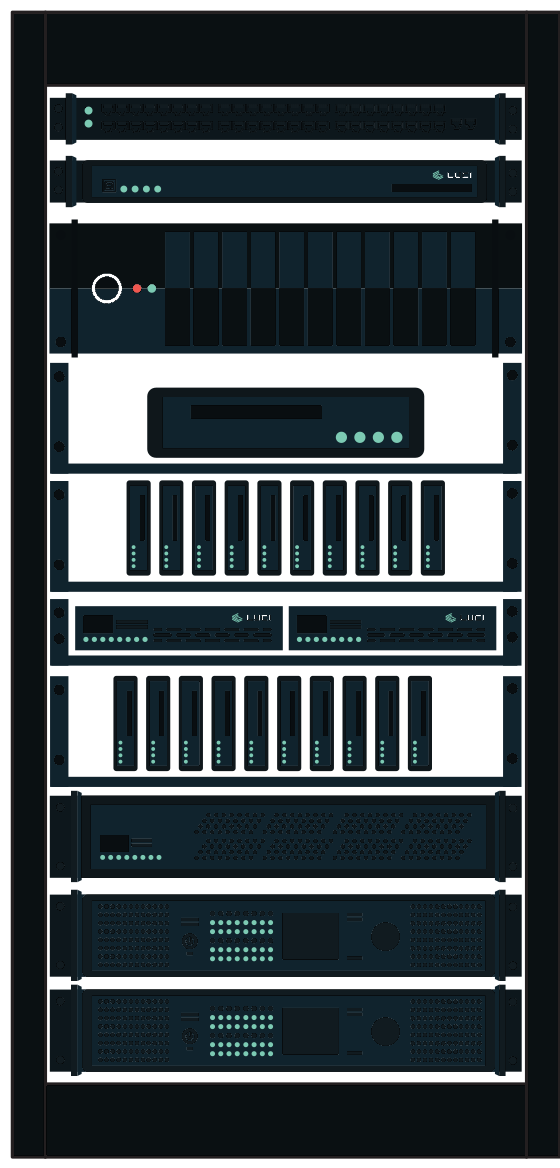
#> input picture LUCI Systems Design System/ui_kits/review/assets/diagrams/rack.png, 560 x 1168 px, found by its file name
$ python _bake_arch.py
#> lines starting #> are read from the running program, lines starting #| are printed output that depends on the picture; after the words box and inside, x2 and y2 are one past the last pixel; in counts of white or black regions, pixels touching at a corner belong together
#!/usr/bin/env python3
"""Bake the approved deck layout into the canonical system-architecture diagram,
and create a matching dark canonical variant.

The deck render (_arch_render.py) previously applied these layout fixes as string
replacements at render time, leaving the canonical SVG untouched. Now that the
layout is approved, we bake it into the canonical so every consumer (hub viewer,
sales docs, website) gets the same geometry, and we add a dark canonical variant
for navy surfaces.

Inputs/outputs (all in assets/diagrams/):
  reads:   luci-system-architecture.svg  (original light, 1440 wide, original layout)
           rack.png                      (canonical rack art)
  writes:  luci-system-architecture.svg       (light, baked layout, 1500 wide)  [in place]
           luci-system-architecture.dark.svg  (dark, baked layout, transparent, self-contained)
           luci-system-architecture.png       (light, RGB, 1500x1024 @3x)
           luci-system-architecture.dark.png  (dark, RGBA, 1500x1024 @3x)
           rack.dark.png                      (steel-navy rack on transparent, for the dark embed)
"""
import re, base64, subprocess, time, pathlib, sys
import numpy as np
from PIL import Image, ImageFilter

DG = pathlib.Path(__file__).resolve().parent.parent.parent / "assets" / "diagrams"
CANON_PATH = DG / "luci-system-architecture.svg"
CHROME = "/Applications/Google Chrome.app/Contents/MacOS/Google Chrome"
PORT = 8099


def chk(s: str, old: str, label: str) -> str:
    """Replace old->new is done by caller; here we just assert old is present once."""
    n = s.count(old)
    if n != 1:
        print(f"  !! [{label}] expected 1 match, found {n}: {old[:70]!r}")
    return s


# ── 0. rack.dark.png: steel-navy body + light equipment outlines ──────────────
# (mirrors _arch_render.py so this script is self-contained)
rack = np.array(Image.open(DG / "rack.png").convert("RGBA"))
#> rack is the input picture: shape (1168, 560, 4); mean R, G, B, A 11.8, 20.5, 24.5, 191.1
rgb = rack[:, :, :3].astype(np.float32)
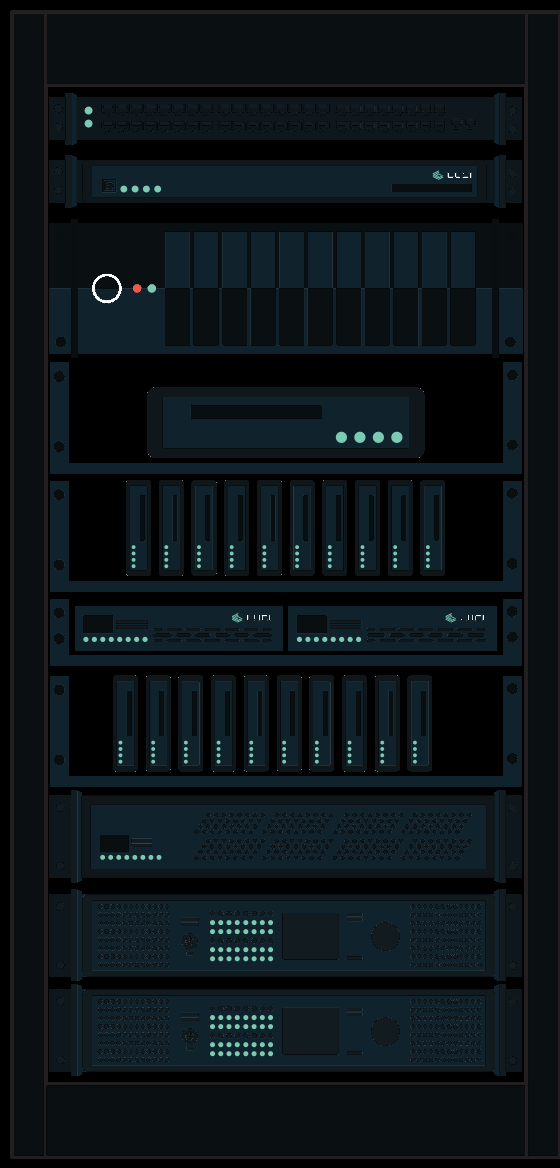
#> rgb: shape (1168, 560, 3) float32; mean R, G, B 11.8, 20.5, 24.5
alpha = rack[:, :, 3]
navy = (rgb[:, :, 0] < 70) & (rgb[:, :, 1] < 100) & (rgb[:, :, 2] < 120)
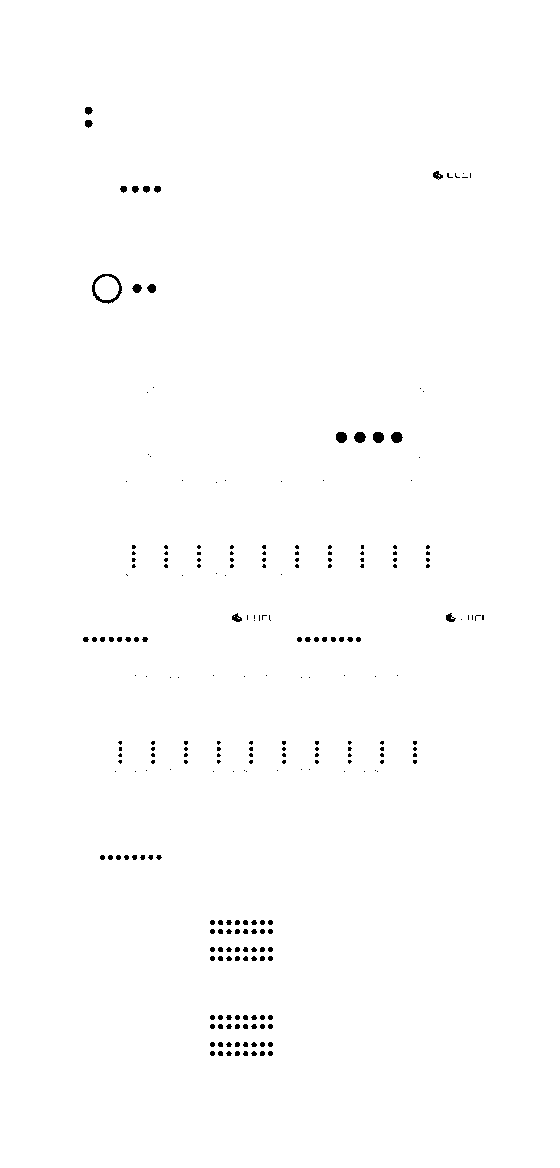
#> navy: shape (1168, 560) bool; 99.4% white; 246 black regions (143 under 20 px), largest, box (x1, y1, x2, y2) and area: (92, 274, 122, 304) 242, (391, 432, 403, 443) 102, (336, 432, 347, 443) 101
base = rgb.copy()
base[navy] = np.clip(rgb[navy] + np.array([36, 54, 62], dtype=np.float32), 0, 255)
opaque = alpha > 10
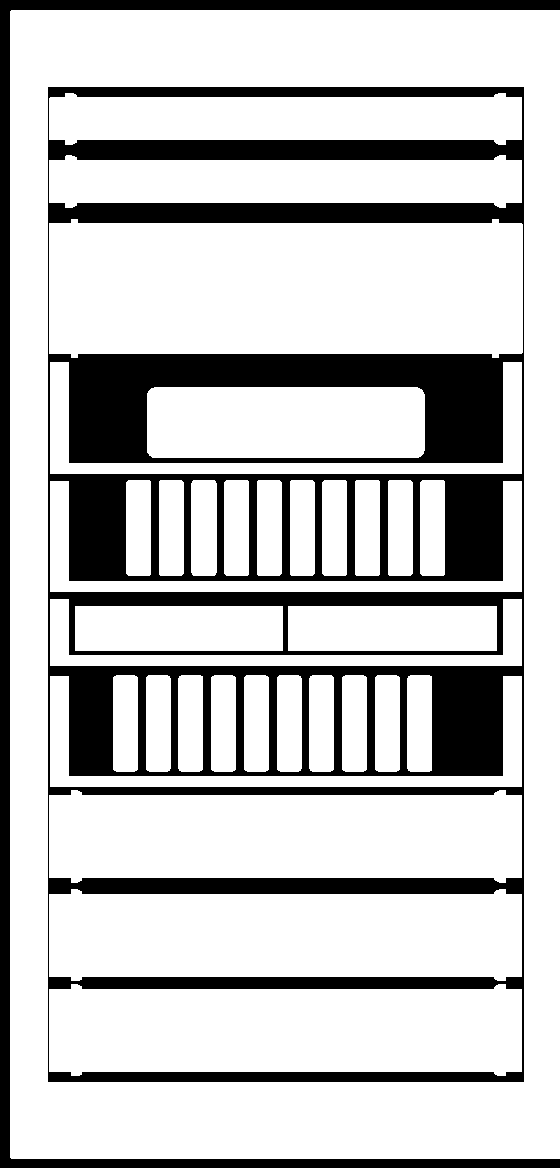
#> opaque: shape (1168, 560) bool; 76.6% white; 2 black regions, box (x1, y1, x2, y2) and area: (48, 87, 524, 1082) 131116, (0, 0, 560, 1168) 22132
_op = Image.fromarray((opaque.astype(np.uint8) * 255))
dilated = np.array(_op.filter(ImageFilter.MaxFilter(7))) > 0
#> dilated: shape (1168, 560) bool; 86.1% white; 34 black regions, largest, box (x1, y1, x2, y2) and area: (72, 357, 500, 460) 22480, (0, 0, 560, 1168) 15367, (51, 669, 521, 773) 13451
ring = dilated & ~opaque
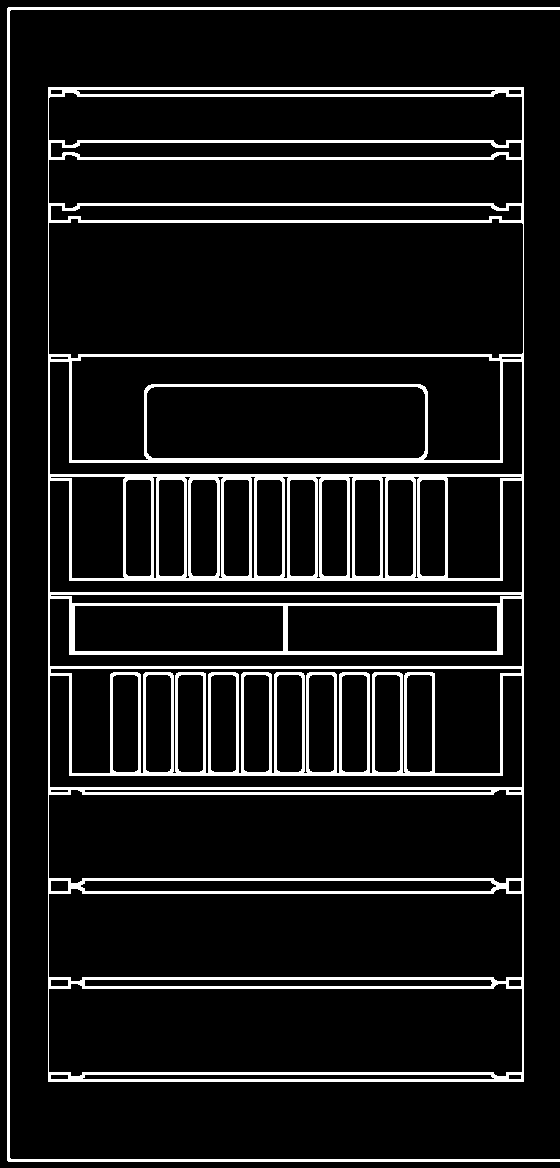
#> ring: shape (1168, 560) bool; 9.6% white; 2 white regions, box (x1, y1, x2, y2) and area: (48, 87, 524, 1082) 55821, (7, 7, 560, 1162) 6765
LIGHT = np.array([220, 232, 236], dtype=np.float32)  # #DCE8EC
base[ring] = LIGHT
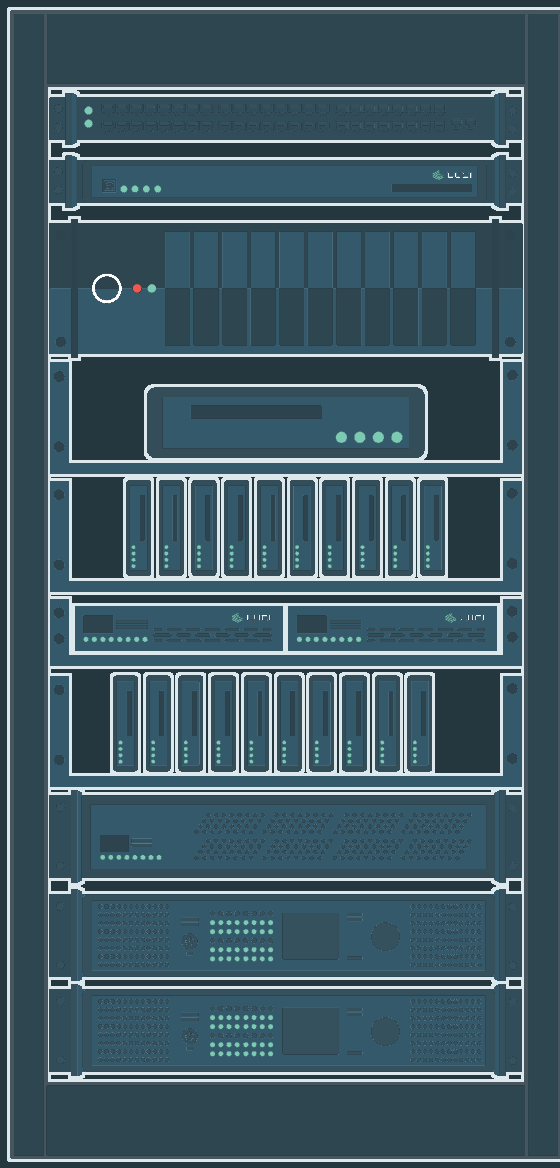
#> base: shape (1168, 560, 3) float32; mean R, G, B 65.3, 91.1, 103.1
out_alpha = alpha.astype(np.float32).copy()
out_alpha[ring] = 255
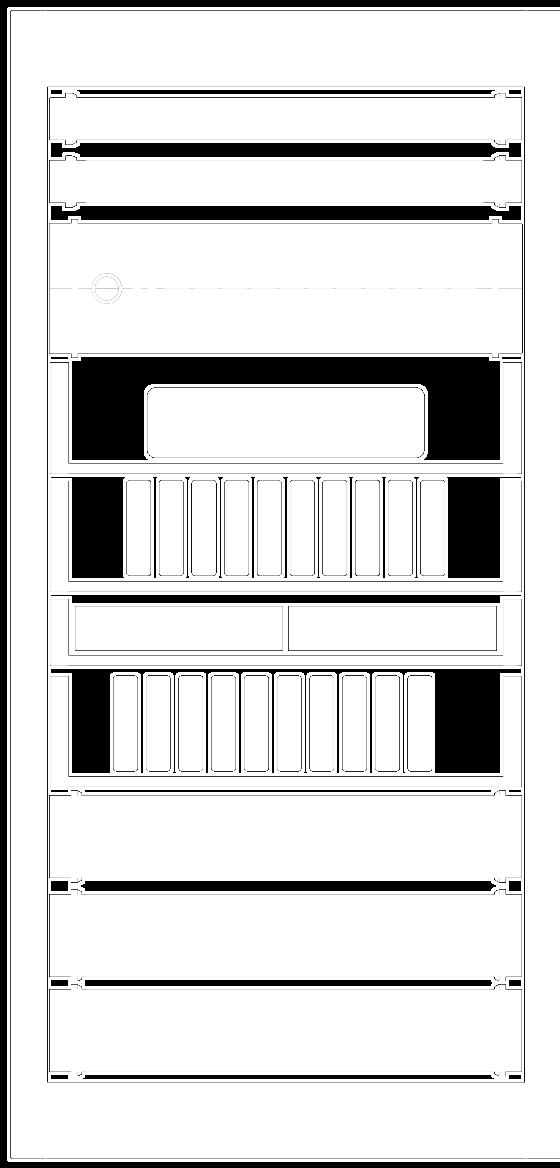
#> out_alpha: shape (1168, 560) float32; min 0, max 255, mean 215.5
out = np.concatenate([base, out_alpha[:, :, None]], axis=2).clip(0, 255).astype(np.uint8)
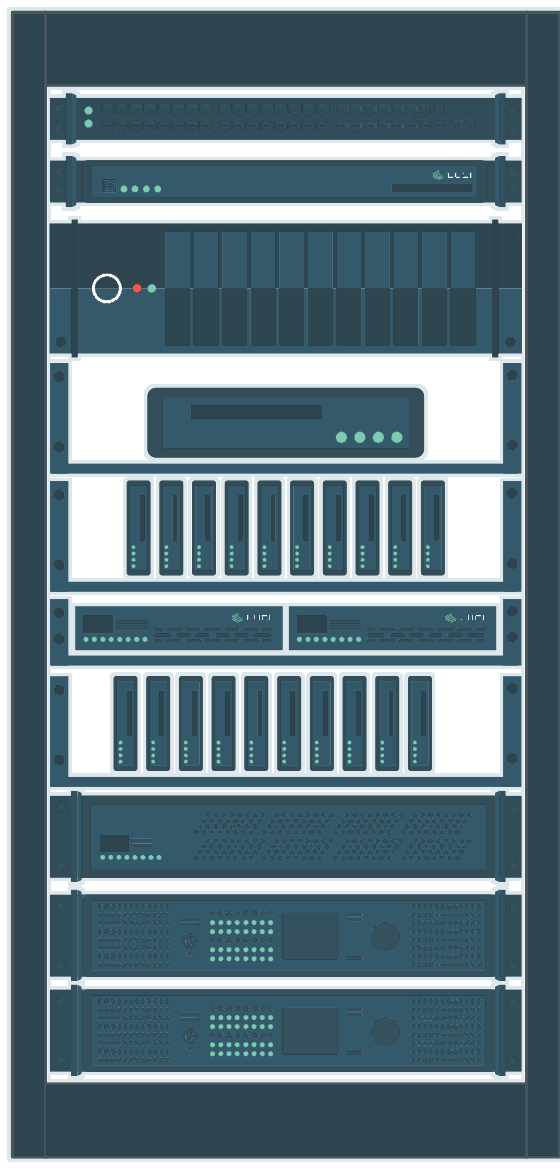
#> out: shape (1168, 560, 4); mean R, G, B, A 65.2, 91.2, 102.8, 215.5; transparent parts drawn white
Image.fromarray(out).save(DG / "rack.dark.png")
print("wrote rack.dark.png")

#> (the run stopped early here; a loop or call above may not have finished)
